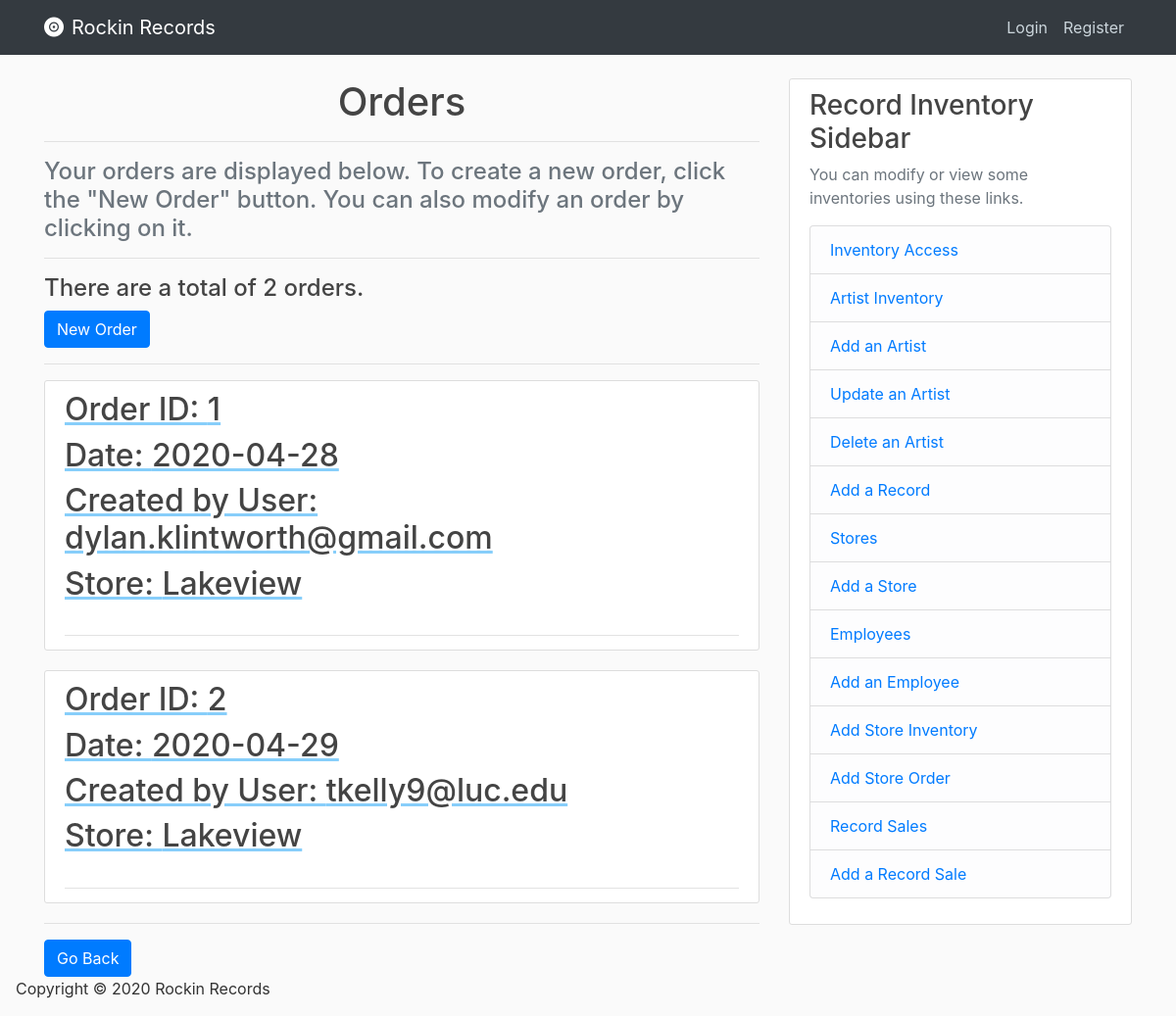
The page /orders on the database its author committed.
### database/models.py (models this page shows, shortened)
class Orders(db.Model):
    order_id = db.Column(db.Integer, primary_key=True, nullable=False, autoincrement="auto")
    order_date = db.Column(db.Date, nullable=False)
    user_id = db.Column(db.Integer, db.ForeignKey('users.user_id'), nullable=False)
    store_id = db.Column(db.Integer, db.ForeignKey('stores.store_id'), nullable=False)

class Users(db.Model, UserMixin):
    user_id = db.Column(db.Integer, primary_key=True, nullable=False, autoincrement="auto")
    email = db.Column(db.String(120), unique=True, nullable=False)
    password = db.Column(db.String(120), nullable=False)
    street_address = db.Column(db.String(120))
    city_address = db.Column(db.String(120))
    state_address = db.Column(db.String(120))
    zip_address = db.Column(db.String(120))
    phone_number = db.Column(db.String(15))

class Stores(db.Model):
    store_id = db.Column(db.Integer, primary_key=True, nullable=False, autoincrement="auto")
    store_name = db.Column(db.String(120), nullable=False)
    street_address = db.Column(db.String(120), nullable=False)
    city_address = db.Column(db.String(120), nullable=False)
    state_address = db.Column(db.String(120), nullable=False)
    zip_address = db.Column(db.String(120), nullable=False)

### database/routes.py (the view)
@app.route("/orders")
def orders():
    orders = Orders.query.join(Users, Orders.user_id == Users.user_id)\
    .add_columns(Orders.order_id, Orders.order_date, Users.email)\
    .join(Stores, Stores.store_id == Orders.store_id)\
    .add_columns(Stores.store_name)
    orders_count = orders.count()
    return render_template('orders.html', orders=orders, count=orders_count)

### database/Templates/orders.html
{% extends "index.html" %}
{% block content %}
    <h1 class="text-center"> Orders </h1>
    <hr>
	{% if not orders %}
		<h4 class='text-muted'> Uh-Oh! Looks like you don't have any orders yet. </h4>
		<a href="{{ url_for('add_order') }} ">
          <button class='btn btn-primary'>
              New Order
          </button>
        </a>
	{% else %}
		<h4 class='text-muted'>
		Your orders are displayed below. To create a new order, click the
		"New Order" button. You can also modify an order by clicking on it.
		</h4>
		<hr>
		<h4> There are a total of {{ count }} orders. </h4>
		<a href="{{ url_for('add_order') }} ">
          <button class='btn btn-primary'>
              New Order
          </button>
        </a>
		<hr>
		{% for order in orders %}
			<article class="media content-section">
				<div class="media-body">
					<div class="article-metadata">
						<a class="mr-2" href="{{ url_for('order', order_id=order.order_id) }}" style="text-decoration: underline; text-decoration-color: lightskyblue;" >
						<h2> Order ID: {{ order.order_id }} </h2>
						<h2> Date: {{ order.order_date }} </h2>
						<h2> Created by User: {{ order.email }} </h2>
						<h2> Store: {{ order.store_name }}</h2>
						</a>
					</div>
			  </div>
			</article>
		 {% endfor %}
	{% endif %}
	<hr>
     <div>
        <a href="{{ url_for('home') }} ">
          <button class='btn btn-primary'>
              Go Back
          </button>
        </a>
     </div>
{% endblock content %}

### database/static/css/main.css (style rules this page uses)
body { background: #fafafa; color: #333333; margin-top: 5rem; }
h1, h2, h3, h4, h5, h6 { color: #444444; }
.content-section { background: #ffffff; padding: 10px 20px; border: 1px solid #dddddd; border-radius: 3px; margin-bottom: 20px; }
.article-metadata { padding-bottom: 1px; margin-bottom: 4px; border-bottom: 1px solid #e3e3e3 }

### rows shown on the page
Orders: order_id "1", order_date "2020-04-28", email "dylan.klintworth@gmail.com", store_name "Lakeview"
Orders: order_id "2", order_date "2020-04-29", email "tkelly9@luc.edu", store_name "Lakeview"

### other values the page prints
{{ count }} "2"
